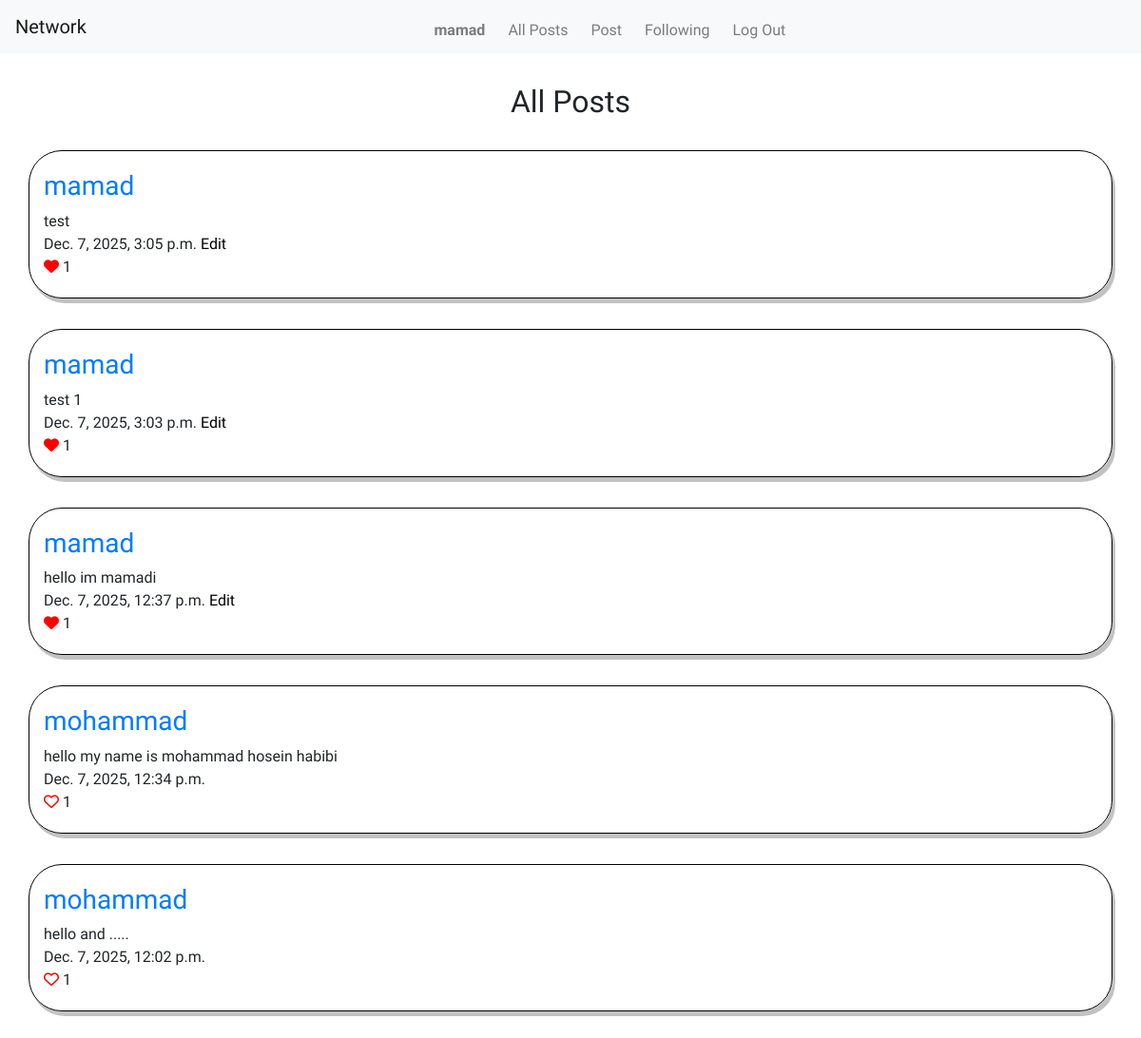
Screenshot of / (signed in) with the database file from the repository.
### network/models.py (models this page shows, shortened)
class User(AbstractUser):
    pass

class Post(models.Model):
    user = models.ForeignKey("User", on_delete=models.CASCADE, related_name="posts")
    message = models.TextField(max_length=POST_MAX_LENGTH, blank=False)
    likes = models.ManyToManyField("User", blank=True, related_name="likes")
    created_on = models.DateTimeField(auto_now_add=True)
    modified_on = models.DateField(auto_now=True)
    @property
    def like_count(self):
        return self.likes.count()

### network/views.py (the view)
# urls.py: path("", views.index, name="index"),
def index(request):
    post_objects = Post.objects.all().order_by("-created_on")
    paginator = Paginator(post_objects, 10)
    page_number = request.GET.get("page", 1)
    posts = paginator.get_page(page_number)
    return render(
        request,
        "network/index.html",
        {
            "posts": posts,
            "num_page_range": range(posts.paginator.num_pages),
            "current_page": page_number,
            "post_max_length": POST_MAX_LENGTH,
        },
    )

### network/templates/network/index.html (shortened to what this page needs)
{% extends "network/posts_layout.html" %}
{% load static %}
{% block details %}
    <h2 class="title">All Posts</h2>
{% endblock %}

### network/templates/network/posts_layout.html (shortened to what this page needs)
{% extends "network/layout.html" %}
{% block body %}
{% block details %}
{% endblock details %}
    {% if posts %}
    {% for post in posts %}
        <div class="container" data-post_container_id="{{ post.id }}">
            <div class="row post-row">
                <h3><a href="{% url 'get_user' post.user.id %}">{{ post.user.username }}</a></h3>
            </div>
            <div class="row post-row">
                <div data-message="{{ post.id }}">{{ post.message }}</div>
            </div>
            <div class="row post-row">
                <div>{{ post.created_on }}
                    {% if post.user.id == request.user.id %}
                        <a class="edit_post" id="edit_post_{{ post.id }}" data-editid="{{ post.id }}" href="#edit_post_{{ post.id }}">Edit</a>
                    {% endif %}
                </div>
            </div>
            <div class="row post-row">
                <div style="display: inline;">
                    {% if request.user.is_authenticated %}
                        {% if request.user in post.likes.all %}
                            <i data-id="{{ post.id }}" class="fas fa-heart" style="color: red;"></i>
                        {% else %}
                            <i data-id="{{ post.id }}" class="far fa-heart" style="color: red;"></i>
                        {% endif %}
                    {% else %}
                        <a href="{% url 'login' %}"><i class="far fa-heart" style="color: red;"></i></a>
                    {% endif %}
                    <div class="like-count" data-id="{{ post.id }}" style="display: inline;">{{ post.like_count }}</div>
                </div>
            </div>
        </div>
    {% endfor %}
    {% endif %}
{% endblock body %}

### network/templates/network/layout.html (shortened to what this page needs)
{% load static %}
<!DOCTYPE html>
<html lang="en">
    <head>
        <link rel="stylesheet" href="https://stackpath.bootstrapcdn.com/bootstrap/4.4.1/css/bootstrap.min.css">
        <link href="{% static 'network/styles.css' %}" rel="stylesheet">
    </head>
    <body>
        <nav class="navbar navbar-expand-lg navbar-light bg-light">
            <a class="navbar-brand" href="{% url 'index' %}">Network</a>
            <div class="nav">
              <ul class="navbar-nav mr-auto">
                {% if request.user.is_authenticated %}
                    <li class="nav-item">
                        <a class="nav-link" href="{% url 'get_user' request.user.id %}""><strong>{{ request.user.username }}</strong></a>
                    </li>
                {% endif %}
                <li class="nav-item">
                  <a class="nav-link" href="{% url 'index' %}">All Posts</a>
                </li>
                {% if request.user.is_authenticated %}
                    <li class="nav-item">
                        <a class="nav-link" href="{% url 'post' %}">Post</a>
                    </li>
                    <li class="nav-item">
                        <a class="nav-link" href="{% url 'following' %}">Following</a>
                    </li>
                    <li class="nav-item">
                        <a class="nav-link" href="{% url 'logout' %}">Log Out</a>
                    </li>
                {% endif %}
              </ul>
            </div>
          </nav>
        <div class="body">
            {% block body %}
            {% endblock body %}
        </div>
    </body>
</html>

### network/static/network/styles.css (style rules this page uses)
* { font-family: "Bitcount Prop Single", system-ui; }
body { text-align: center; margin-right: auto; margin-left: auto; }
.nav { text-align: center; margin-right: auto; margin-left: auto; display: flex; height: 2rem; }
.nav-link { color: black; margin-right: 0.5rem; transition: 0.5s ease; }
.title { text-align: center; margin-top: 2rem; margin-bottom: 2rem; }
.post-row { padding-left: 10px; padding-right: 10px; }
.container { box-shadow: 3px 5px #0000003d; border-radius: 35px; border: 1px solid #000; padding: 20px; transition: 0.5s ease; margin-bottom: 2rem; }
.edit_post { color: #000; }

### rows the page displays
User: user.username "mamad"
Post: user.username "mamad", message "test", created_on "Dec. 7, 2025, 3:05 p.m.", like_count "1"
Post: user.username "mamad", message "test 1", created_on "Dec. 7, 2025, 3:03 p.m.", like_count "1"
Post: user.username "mamad", message "hello im mamadi", created_on "Dec. 7, 2025, 12:37 p.m.", like_count "1"
Post: user.username "mohammad", message "hello my name is mohammad hosein habibi", created_on "Dec. 7, 2025, 12:34 p.m.", like_count "1"
Post: user.username "mohammad", message "hello and .....", created_on "Dec. 7, 2025, 12:02 p.m.", like_count "1"
